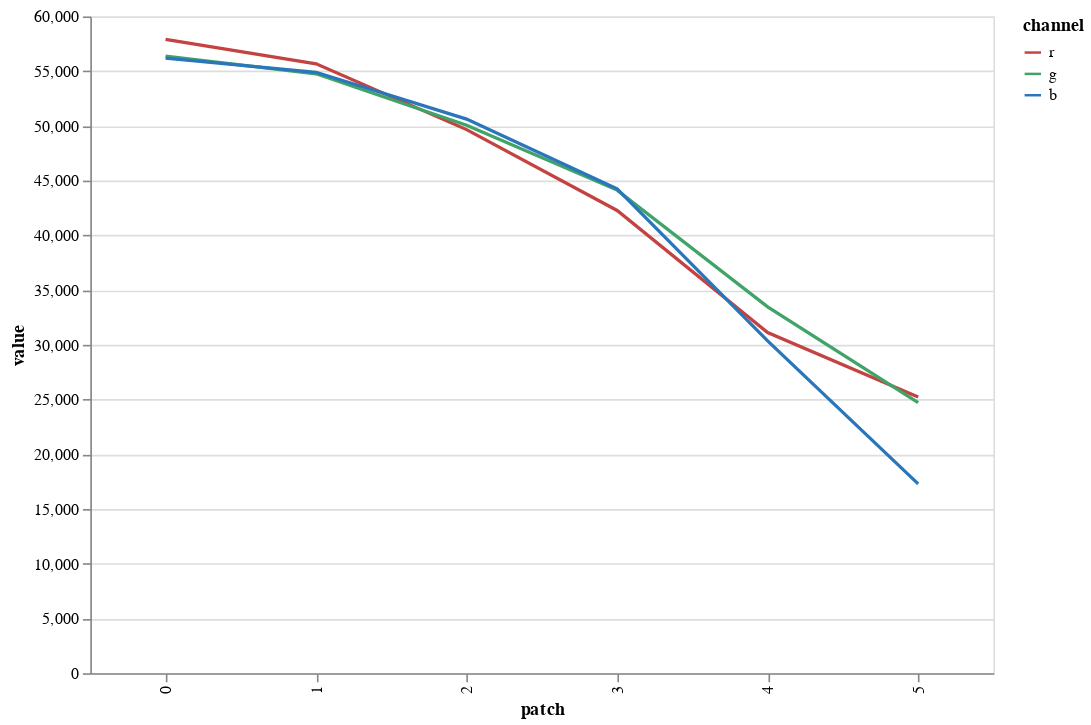

Notebook code for this chart:
### Code cell
# source mean patch values.

img = cv2.cvtColor(cv2.imread(str(ref_path), -1), cv2.COLOR_BGR2RGB) 
means = patch_values(regions, img)
plot_values(means)

### Figure 1 — Vega-Lite specification as saved in the notebook (floating-point values rounded to 4 significant figures)
{"config": {"view": {"continuousWidth": 400, "continuousHeight": 300}}, "layer": [{"mark": "line", "encoding": {"color": {"field": "channel", "scale": {"domain": ["r", "g", "b"], "range": ["#c44240", "#40a368", "#2976bb"]}, "type": "nominal"}, "x": {"field": "patch", "type": "nominal"}, "y": {"field": "value", "type": "quantitative"}}}], "data": {"name": "data-0656baf085af748b04c7f503935339ae"}, "height": 400, "title": "", "width": 550, "$schema": "https://vega.github.io/schema/vega-lite/v4.17.0.json", "datasets": {"data-0656baf085af748b04c7f503935339ae": [{"channel": "r", "value": 57900.0, "patch": 0}, {"channel": "r", "value": 55670.0, "patch": 1}, {"channel": "r", "value": 49660.0, "patch": 2}, {"channel": "r", "value": 42270.0, "patch": 3}, {"channel": "r", "value": 31120.0, "patch": 4}, {"channel": "r", "value": 25230.0, "patch": 5}, {"channel": "g", "value": 56380.0, "patch": 0}, {"channel": "g", "value": 54760.0, "patch": 1}, {"channel": "g", "value": 50060.0, "patch": 2}, {"channel": "g", "value": 44140.0, "patch": 3}, {"channel": "g", "value": 33470.0, "patch": 4}, {"channel": "g", "value": 24710.0, "patch": 5}, {"channel": "b", "value": 56190.0, "patch": 0}, {"channel": "b", "value": 54900.0, "patch": 1}, {"channel": "b", "value": 50620.0, "patch": 2}, {"channel": "b", "value": 44240.0, "patch": 3}, {"channel": "b", "value": 30360.0, "patch": 4}, {"channel": "b", "value": 17300.0, "patch": 5}]}}
